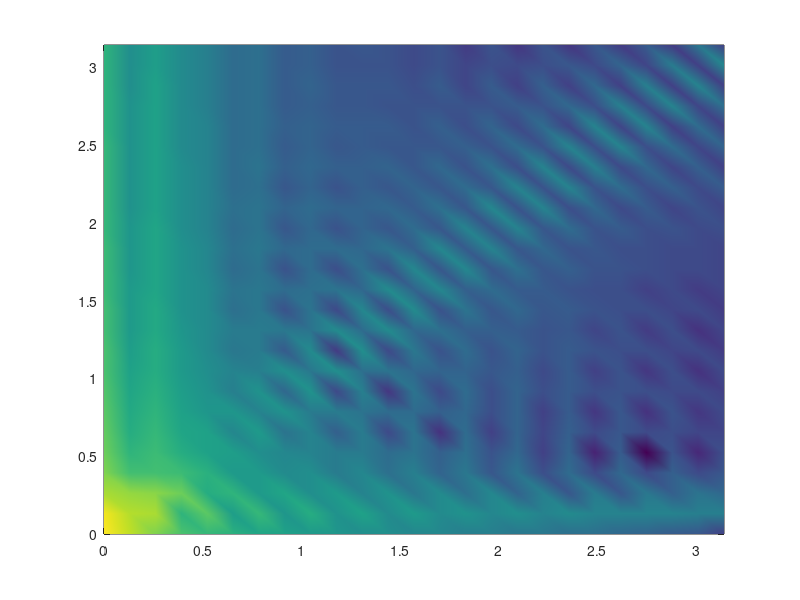

The MATLAB script that drew this image:
% This is a 1D FDTD simulation with pulse
% It displays a "movie" of the signal
% Size of the FDTD space
clear;
ke=50;
% Position of the source
ks=ke/2;
% Number of time steps
nsteps=50;
% Cell size and time stepping
c0=3.e8;
dx=0.01;
% Use Courant condition
dt=dx/(1.*c0);
% Constants
cc=c0*dt/dx;    
% Initialize vectors
Ez=zeros(1,ke);
% Hy=zeros(1,ke);
% Gaussian pulse
t0=20;
spread=8;
% Start loop
Ez_tmp = Ez;
Ez_tmp_tmp = Ez;
Ez_hist = [];

for t=1:nsteps
    
    for k=2:ke-1
        Ez(k)= 2*Ez_tmp(k)-Ez_tmp_tmp(k) + cc^2*(Ez_tmp(k+1)-2*Ez_tmp(k)+Ez_tmp(k-1));
    end
    % Source
    Ez(ks)=exp(-.5*((t-t0)/spread)^2);
    Ez_tmp_tmp = Ez_tmp;
    Ez_tmp = Ez;
    plot(Ez);axis([1 ke -2 2]);
    Ez_hist = [Ez_hist;Ez];
    xlabel('x');
    ylabel('E_z');
    pause(0.1)
end

spectrum = fft2(Ez_hist);
plot_spectrum = log(abs(spectrum));


Ft = 1/dt; 
Fx = 1/dx;

dFt = Ft/nsteps;
dFx = Fx/ke;

kx = linspace(0,Fx/2,ke/2); %Equal spaced on positive 
omega = linspace(0,Ft/2,nsteps/2); %Equal spaced in positive spectrum

kx = kx.*2*pi; %2pi
omega = omega.*2*pi; %2pi

pcolor(kx.*dx ,omega.*dx./c0 ,plot_spectrum(1:(ke/2),(1:nsteps/2)))
% pcolor(x ,y ,plot_spectrum)

% hold on
% plot(x.*dt,y.*dt,'k')

% xlabel('Frequency')
% ylabel('Phase')
shading interp
